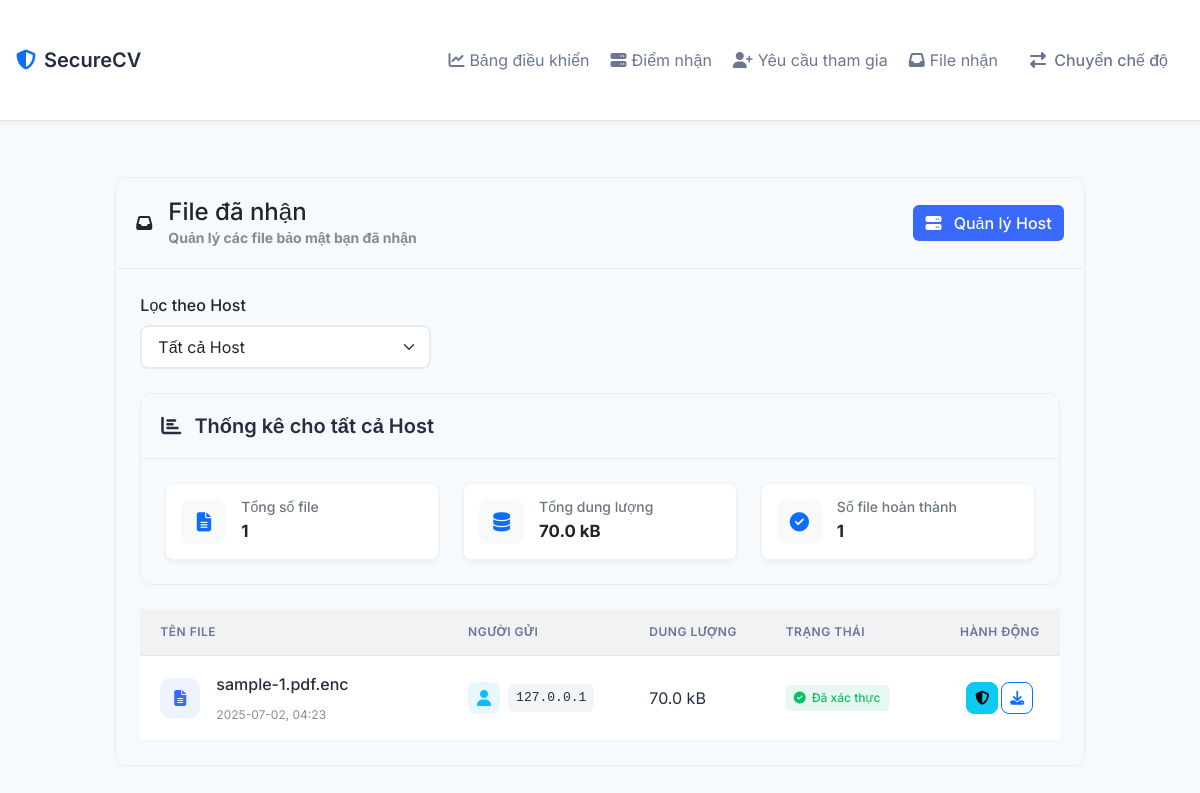
/receiver_files, run on an earlier commit of the app's database.
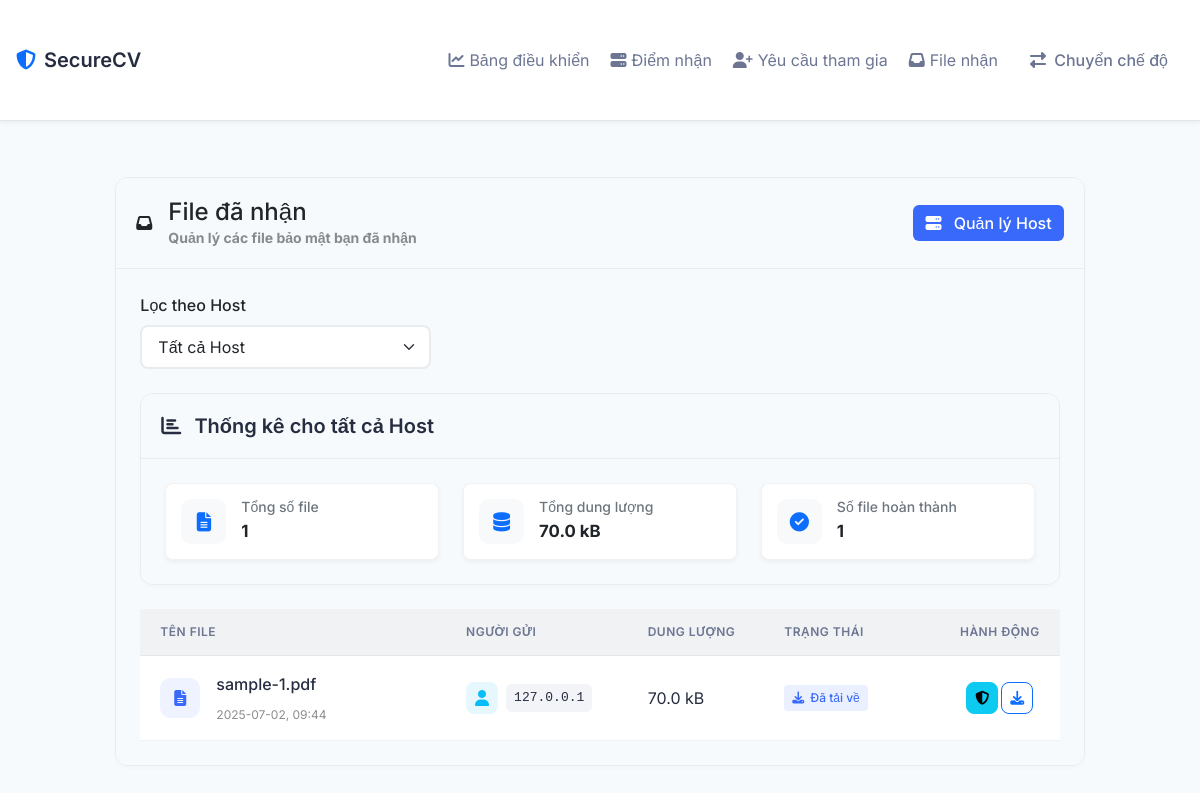
And on a later commit of the database.
### models.py (models this page shows, shortened)
class UploadSession(db.Model):
    id = db.Column(db.Integer, primary_key=True)
    sender_ip = db.Column(db.String(45), nullable=False)
    receiver_ip = db.Column(db.String(45), nullable=False)
    receiver_name = db.Column(db.String(100), nullable=False)
    session_token = db.Column(db.String(64), unique=True, nullable=False)
    filename = db.Column(db.String(255))
    file_hash = db.Column(db.String(128))
    file_size = db.Column(db.Integer)
    file_metadata = db.Column(db.Text)
    filepath = db.Column(db.String(512))
    drive_file_id = db.Column(db.String(100), nullable=True)
    drive_link = db.Column(db.String(512), nullable=True)
    source_type = db.Column(db.String(10))
    status = db.Column(db.String(20), default='pending')
    fail_step = db.Column(db.String(50))
    error_message = db.Column(db.Text)
    created_at = db.Column(db.DateTime, default=datetime.utcnow)
    updated_at = db.Column(db.DateTime, default=datetime.utcnow, onupdate=datetime.utcnow)
    downloaded_at = db.Column(db.DateTime)

### routes.py (the view)
@app.route('/receiver_files')
def receiver_files():
    client_ip = get_client_ip()
    hosts = Host.query.filter_by(created_by=client_ip).all()
    selected_host_id = request.args.get('host_id', type=int)
    if selected_host_id:
        selected_host = Host.query.get_or_404(selected_host_id)
        if selected_host.created_by != client_ip:
            flash('Access denied', 'error')
            return redirect(url_for('receiver_files'))
        received_files = UploadSession.query.filter_by(
            receiver_ip=selected_host.ip_address,
            receiver_name=selected_host.name
        ).order_by(UploadSession.created_at.desc()).all()
    else:
        host_ips = [host.ip_address for host in hosts]
        received_files = UploadSession.query.filter(
            UploadSession.receiver_ip.in_(host_ips)
        ).order_by(UploadSession.created_at.desc()).all()
    stats = {
        'total_files': len(received_files),
        'total_size': sum(f.file_size for f in received_files if f.file_size),
        'completed_files': len([f for f in received_files if f.status in [FILE_STATUS['VERIFIED'], FILE_STATUS['DOWNLOADED']]]),
    }
    return render_template('received_files.html',
                         hosts=hosts,
                         selected_host_id=selected_host_id,
                         received_files=received_files,
                         stats=stats)

### routes.py (called while the page is built)
def get_client_ip():
    ip = None
    if request.headers.get('X-Forwarded-For'):
        ip = request.headers.get('X-Forwarded-For').split(',')[0].strip()
    elif request.headers.get('X-Real-IP'):
        ip = request.headers.get('X-Real-IP')
    else:
        ip = request.remote_addr
    try:
        return ipaddress.ip_address(ip).exploded
    except ValueError:
        return None

### templates/received_files.html (shortened to what the changed rows need)
{% extends "base.html" %}
{% block content %}
<div class="row justify-content-center">
    <div class="col-lg-10">
        <div class="card mb-4">
            <div id="received-files-container" class="card-body">
                {% if received_files %}
                <div class="table-responsive">
                    <table id="table-received-files" class="table table-hover align-middle mb-0">
                        <thead>
                            <tr>
                                <th style="width: 35%">Tên file</th>
                                <th style="width: 20%">Người gửi</th>
                                <th style="width: 15%">Dung lượng</th>
                                <th style="width: 20%">Trạng thái</th>
                                <th style="width: 15%" class="text-end">Hành động</th>
                            </tr>
                        </thead>
                        <tbody>
                            {% for file in received_files %}
                            <tr data-session-token="{{ file.session_token }}" data-file-id="{{ file.id }}">
                                <td>
                                    <div class="d-flex align-items-center">
                                        <div class="file-icon me-3">
                                            <i class="fas fa-file-alt"></i>
                                        </div>
                                        <div class="file-info">
                                            <div class="file-name">{{ file.filename }}</div>
                                            <div class="file-date text-muted small">
                                                {{ file.created_at.strftime('%Y-%m-%d, %H:%M') }}
                                            </div>
                                        </div>
                                    </div>
                                </td>
                                <td>
                                    <div class="d-flex align-items-center">
                                        <div class="sender-avatar me-2">
                                            <i class="fas fa-user"></i>
                                        </div>
                                        <code class="sender-ip">{{ file.sender_ip }}</code>
                                    </div>
                                </td>
                                <td>{{ file.file_size | filesizeformat }}</td>
                                <td>
                                    {% if file.status == 'verified' %}
                                        <span class="status-badge status-verified">
                                            <i class="fas fa-check-circle"></i>
                                            Đã xác thực
                                        </span>
                                    {% elif file.status == 'failed' %}
                                        <span class="status-badge status-failed">
                                            <i class="fas fa-times-circle"></i>
                                            Lỗi
                                        </span>
                                    {% elif file.status == 'downloaded' %}
                                        <span class="status-badge status-downloaded">
                                            <i class="fas fa-download"></i>
                                            Đã tải về
                                        </span>
                                    {% else %}
                                        <span class="status-badge status-pending">
                                            <i class="fas fa-clock"></i>
                                            Đang chờ
                                        </span>
                                    {% endif %}
                                </td>
                                <td class="text-end">
                                    <div id="file-action-btn" style="display: flex; gap: 3px; justify-content: center;">
                                        {% if file.status != 'pending' %}
                                        <button type="button" class="btn btn-sm btn-info verify-details-btn"
                                                data-session-token="{{ file.session_token }}"
                                                data-file-id="{{ file.id }}"
                                                data-host-id="{{ file.receiver_ip }}"
                                                data-bs-toggle="tooltip"
                                                data-bs-title="Xem chi tiết xác thực">
                                            <i class="fas fa-shield-alt"></i>
                                        </button>
                                        {% endif %}
                                        <button type="button" class="btn btn-sm btn-outline-primary download-btn"
                                                data-session-token="{{ file.session_token }}"
                                                data-file-id="{{ file.id }}"
                                                data-host-id="{{ file.receiver_ip }}"
                                                data-status="{{ file.status }}"
                                                data-bs-toggle="tooltip"
                                                data-bs-title="{% if file.status == 'verified' or file.status == 'downloaded' %}Tải file đã giải mã{% else %}Tải file mã hóa{% endif %}">
                                            <i class="fas {% if file.status == 'verified' or file.status == 'downloaded' %}fa-download{% else %}fa-lock{% endif %}"></i>
                                        </button>
                                    </div>
                                </td>
                            </tr>
                            {% endfor %}
                        </tbody>
                    </table>
                </div>
                {% endif %}
            </div>
        </div>
    </div>
</div>
{% endblock %}

What changed in the data, as far as the page shows it:
changed UploadSession "70.0 kB": filename "sample-1.pdf.enc" → "sample-1.pdf"; created_at "2025-07-02, 04:23" → "2025-07-02, 09:44"; status "Đã xác thực" → "Đã tải về"
